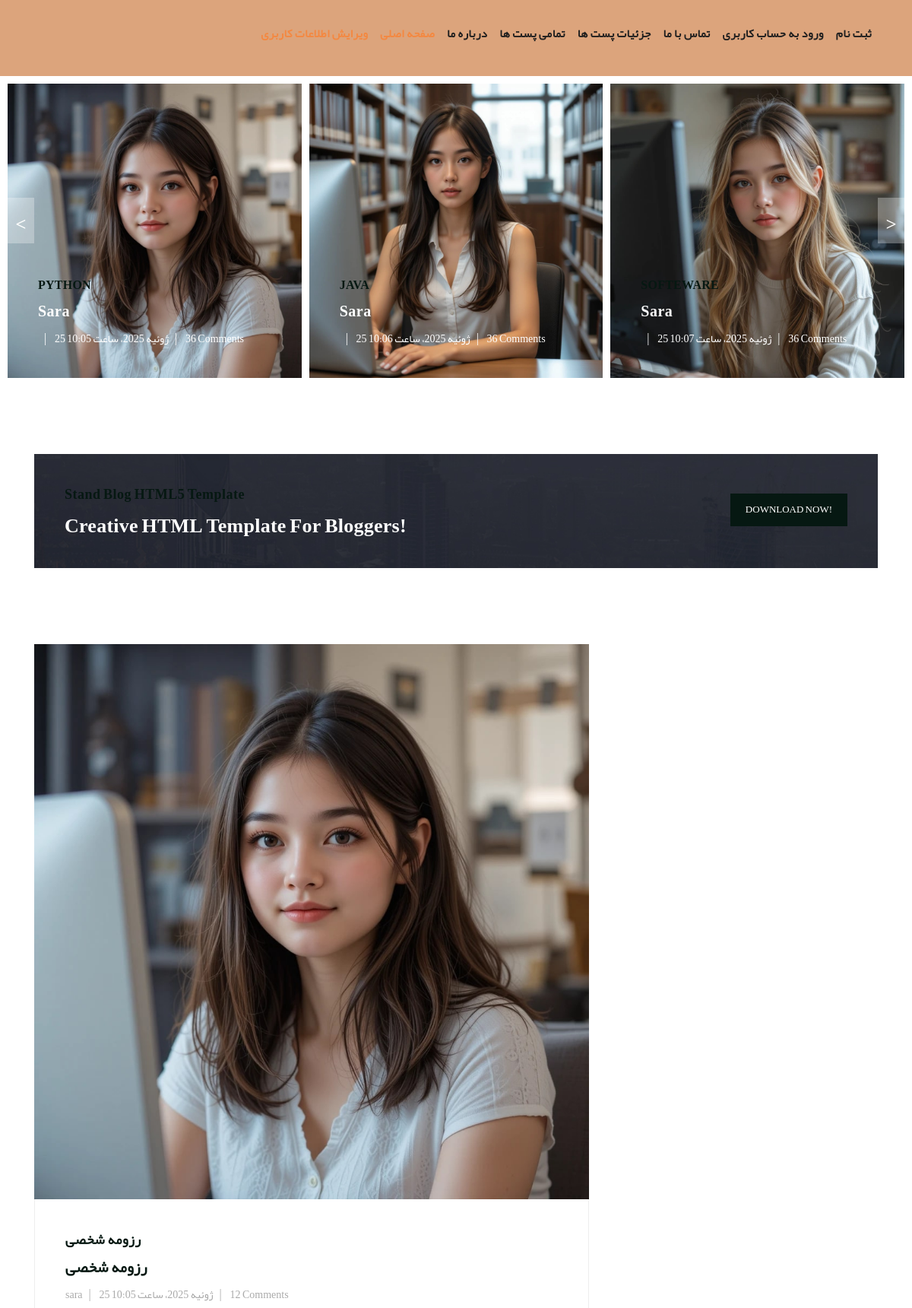
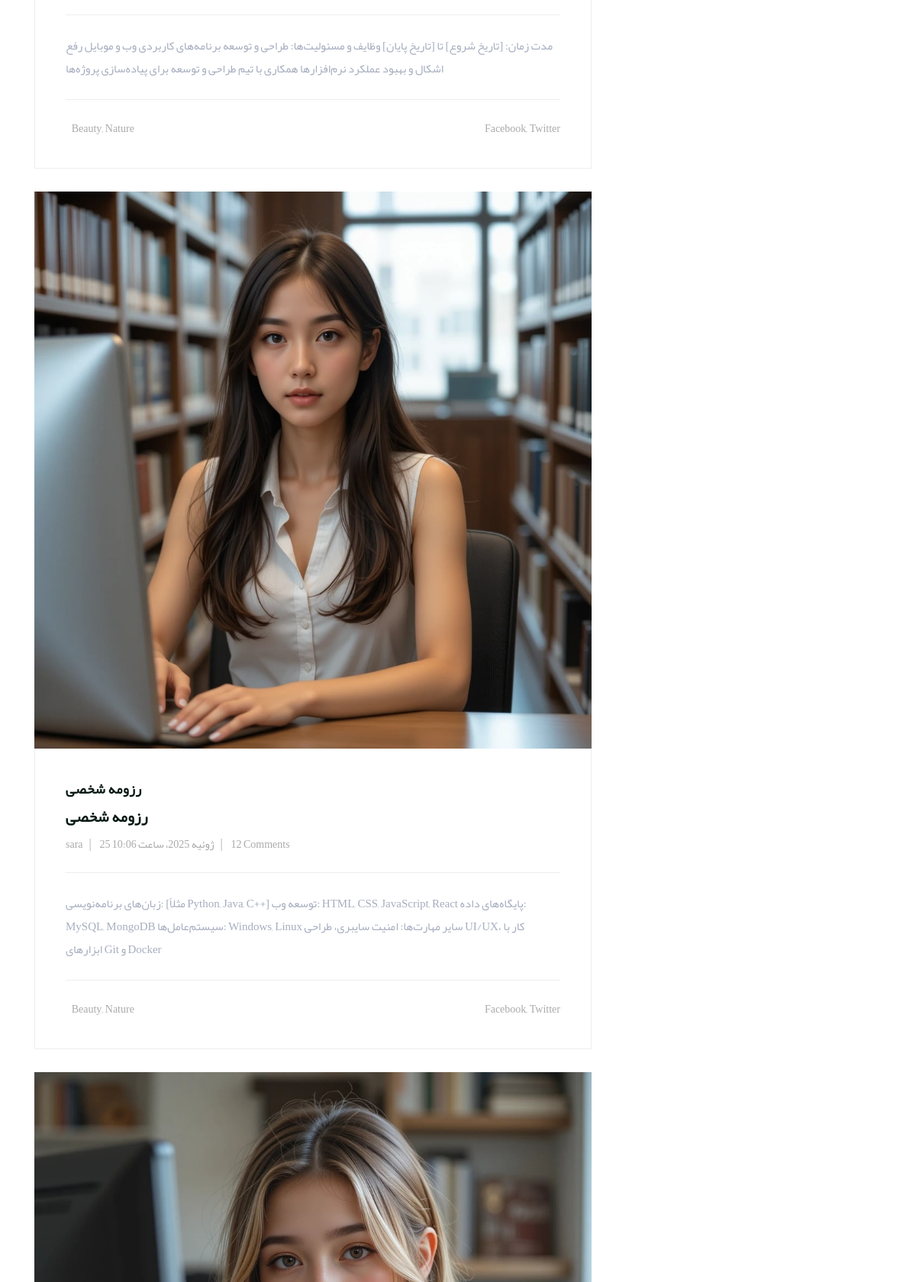
The page / (upper part) on the database its author committed (2 pictures, top to bottom).
### blog_app/models.py (models this page shows, shortened)
class Article(models.Model):
    author = models.ForeignKey(User,on_delete= models.CASCADE,verbose_name='نویسنده')
    category = models.ManyToManyField(Category,related_name='articles', verbose_name='دسته بندی')
    title = models.CharField(max_length=70, verbose_name='عنوان')
    body = models.TextField()
    image = models.ImageField(upload_to='images/articles', verbose_name='تصویر')
    created = models.DateTimeField(auto_now_add=True)
    updated = models.DateTimeField(auto_now=True)
    class Meta:
        verbose_name = 'مقاله'
        verbose_name_plural = 'مقالات'

class Category(models.Model):
    title = models.CharField(max_length=20,verbose_name='عنوان')
    created = models.DateTimeField(auto_now_add=True)
    class Meta:
        verbose_name = 'دسته بندی'
        verbose_name_plural = 'دسته بندی ها'
    def __str__(self):
        return self.title

### home_app/views.py (the view)
# urls.py: path('',views.home,name='home'),
def home(request):
    article = Article.objects.all()
    recent_article = Article.objects.all().order_by('-created')[:3]
    return render(request,'home_app/index.html', {
        'articles':article ,
        'recent_articles':recent_article,
        })

### context_processors/context_processors.py (called while the page is built)
def recent_articels(request):
    recent_articels = Article.objects.order_by('-created')
    category = Category.objects.all()
    return {'recent_article':recent_articels , 'categories':category}

### home_app/templates/home_app/index.html (shortened to what this page needs)
{% extends "base.html" %}
{% load static %}
{% load render_partial %}
{% block main %}
    <div class="main-banner header-text">
      <div class="container-fluid">
        <div class="owl-banner owl-carousel">
          {% for article in articles %}
            <div class="item">
            <a href="{% url "blog:article_detail" article.id %}"><img src="{{article.image.url}}"
              alt="{{article.title}}"></a>
            <div class="item-content">
              <div class="main-content">
                <div class="meta-category">
                 <a href="{% url "blog:article_detail" article.id %}"> <span>{{article.category.first}}</span></a>
                </div>
                <a href="{% url "blog:article_detail" article.id %}"><h4>{{article.author.username}}</h4></a>
                <ul class="post-info">
                  <li><a href="{% url "blog:article_detail" article.id %}"></a></li>
                  <li><a href="{% url "blog:article_detail" article.id %}">{{article.created}}</a></li>
                  <li><a href="{% url "blog:article_detail" article.id %}">36 Comments</a></li>
                </ul>
              </div>
            </div>
          </div>
          {% endfor %}
        </div>
      </div>
    </div>
    <section class="call-to-action">
      <div class="container">
        <div class="row">
          <div class="col-lg-12">
            <div class="main-content">
              <div class="row">
                <div class="col-lg-8">
                  <span>Stand Blog HTML5 Template</span>
                  <h4>Creative HTML Template For Bloggers!</h4>
                </div>
                <div class="col-lg-4">
                  <div class="main-button">
                    <a rel="nofollow" href="https://templatemo.com/tm-551-stand-blog"
                     target="_parent">Download Now!</a>
                  </div>
                </div>
              </div>
            </div>
          </div>
        </div>
      </div>
    </section>
    <section class="blog-posts">
      <div class="container">
        <div class="row">
          <div class="col-lg-8">
            <div class="all-blog-posts">
              <div class="row">
                {% for item in articles %}
                <div class="col-lg-12">
                  <div class="blog-post">
                    <div class="blog-thumb">
                      <img src="{{item.image.url}}" alt="">
                    </div>
                    <div class="down-content">
                      <span>{{item.title}}</span>
                      <a href="post-details.html"><h4>{{item.title}}</h4></a>
                      <ul class="post-info">
                        <li><a href="#">{{item.author.username}}</a></li>
                        <li><a href="#">{{item.created}}</a></li>
                        <li><a href="#">12 Comments</a></li>
                      </ul>
                      <p>{{item.body}}</p>
                      <div class="post-options">
                        <div class="row">
                          <div class="col-6">
                            <ul class="post-tags">
                              <li></li>
                              <li><a href="#">Beauty</a>,</li>
                              <li><a href="#">Nature</a></li>
                            </ul>
                          </div>
                          <div class="col-6">
                            <ul class="post-share">
                              <li></li>
                              <li><a href="#">Facebook</a>,</li>
                              <li><a href="#"> Twitter</a></li>
                            </ul>
                          </div>
                        </div>
                      </div>
                    </div>
                  </div>
                </div>
                {% endfor %}
              </div>
            </div>
          </div>
          <div class="col-lg-4">
          </div>
        </div>
      </div>
    </section>
{% endblock main %}

### statics/css/templatemo-stand-blog.css (style rules this page uses)
body { font-family:'yekan'; overflow-x: hidden; text-rendering: optimizeLegibility; -webkit-font-smoothing: antialiased; -moz-osx-font-smoothing: grayscale; }
p { margin-bottom: 0px; font-size: 15px; font-weight: 400; color: #A6AEBF; line-height: 30px; }
a { text-decoration: none!important; }
ul { padding: 0; margin: 0; list-style: none; }
h1,h2,h3,h4,h5,h6 { margin: 0px; }
.main-button a { display: inline-block; background-color: #061812; color: #fff; font-size: 13px; font-weight: 500; padding: 12px 20px; text-transform: uppercase; transition: all .3s; }
.main-banner .container-fluid { padding: 0px 10px; margin-bottom: -24px; }
.owl-banner { padding-top: 110px; }
.owl-banner .item { position: relative; }
.owl-banner .item .item-content { position: absolute; bottom: 40px; left: 40px; }
.owl-banner .item .item-content .meta-category span { color: #061812; font-size: 18px; text-transform: uppercase; font-weight: 900; letter-spacing: 0.25px; }
.owl-banner .item .item-content h4 { font-size: 24px; font-weight: 900; color: #fff; letter-spacing: 0.5px; text-transform: capitalize; margin: 10px 0px 12px 0px; }
.owl-banner .item .item-content ul li { display: inline-block; margin-right: 8px; }
.owl-banner .item .item-content ul li:after { content: '|'; color: #fff; margin-left: 8px; }
.owl-banner .item .item-content ul li:last-child::after { display: none; }
.owl-banner .item .item-content ul li a { font-size: 14px; color: #fff; font-weight: 500; transition: all .3s; }
.call-to-action { margin-top: 100px; }
.call-to-action .main-content { padding: 40px; background-image: url(../images/cta-bg.jpg); background-position: center center; background-repeat: no-repeat; background-size: cover; }
.call-to-action .main-content span { color: #061812; font-size: 18px; font-weight: 900; letter-spacing: 0.5px; }
.call-to-action .main-content h4 { margin-bottom: 0px; margin-top: 12px; color: #fff; font-size: 26px; font-weight: 900; letter-spacing: 0.25px; }
.call-to-action .main-content .main-button { text-align: right; margin-top: 12px; }
.blog-posts { margin-top: 100px; }
.blog-posts .blog-post { margin-bottom: 30px; }
.blog-posts .blog-thumb img { width: 100%; overflow: hidden; }
.blog-posts .down-content { padding: 40px; border-right: 1px solid #eee; border-left: 1px solid #eee; border-bottom: 1px solid #eee; }
.blog-posts .down-content span { font-size: 18px; text-transform: uppercase; letter-spacing: 0.5px; font-weight: 900; color: #061812; }
.blog-posts .down-content h4 { font-size: 24px; text-transform: capitalize; letter-spacing: 0.5px; font-weight: 900; color: #061812; margin: 10px 0px 12px 0px; }
.blog-posts .down-content ul.post-info li { display: inline-block; margin-right: 8px; }
.blog-posts .down-content ul.post-info li:after { content: '|'; color: #aaa; margin-left: 8px; }
.blog-posts .down-content h4 { font-size: 20px; letter-spacing: 0.25px; }
.blog-posts .down-content ul.post-info li:last-child::after { display: none; }
.blog-posts .down-content ul.post-info li a { font-size: 14px; color: #aaa; font-weight: 400; transition: all .3s; }
.blog-posts .down-content p { padding: 25px 0px; margin: 25px 0px; border-top: 1px solid #eee; border-bottom: 1px solid #eee; }
.blog-posts .down-content ul.post-share { text-align: right; }
.blog-posts .down-content ul.post-tags li, .blog-posts .down-content ul.post-share li { display: inline-block; }
.blog-posts .down-content ul.post-tags li, .blog-posts .down-content ul.post-share li { color: #aaa; }
.blog-posts .down-content ul.post-tags li a, .blog-posts .down-content ul.post-share li a { font-size: 14px; color: #aaa; font-weight: 400; transition: all .3s; }
@media (max-width: 1250px) { .owl-banner .item .item-content .meta-category span { font-size: 16px; } }
@media (max-width: 1250px) { .owl-banner .item .item-content h4 { font-size: 20px; } }

### rows shown on the page
Article: image (picture), category.first "PYTHON", author.username "Sara", created "25 ژوئیه 2025، ساعت 10:05", title "رزومه شخصی", author.username "sara", body "مدت زمان: [تاریخ شروع] تا [تاریخ پایان] وظایف و مسئولیت‌ها: طراحی و توسعه برنامه‌های کاربردی وب و موبایل رفع اشکال و بهبود عملکرد نرم‌افزارها همکاری با تیم طراحی و توسعه برای پیاده‌سازی پروژه‌ها"
Article: image (picture), category.first "JAVA", author.username "Sara", created "25 ژوئیه 2025، ساعت 10:06", title "رزومه شخصی", author.username "sara", body "زبان‌های برنامه‌نویسی: [مثلاً Python, Java, C++] توسعه وب: HTML, CSS, JavaScript, React پایگاه‌های داده: MySQL, MongoDB سیستم‌عامل‌ها: Windows, Linux سایر مهارت‌ها: امنیت سایبری، طراحی UI/UX، کار با ابزارهای Git و Docker"
Article: image (picture), category.first "SOFTEWARE", author.username "Sara", created "25 ژوئیه 2025، ساعت 10:07"
